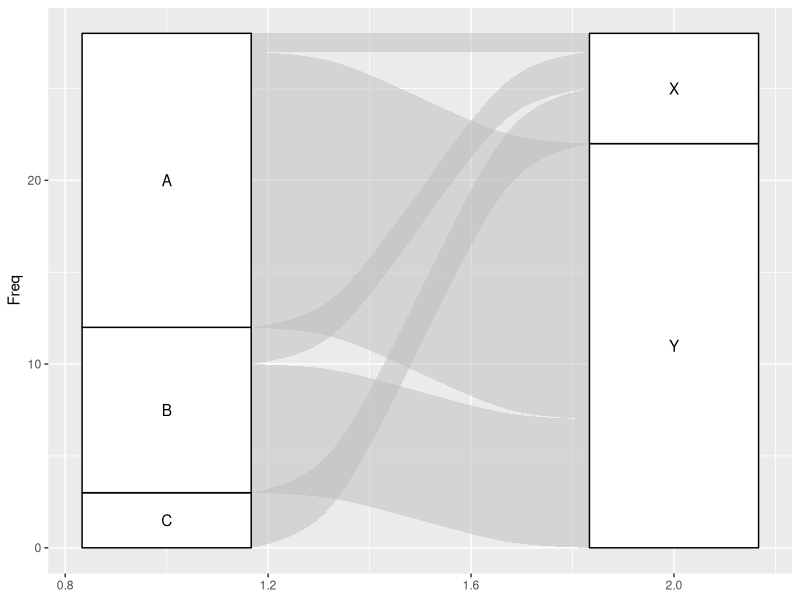
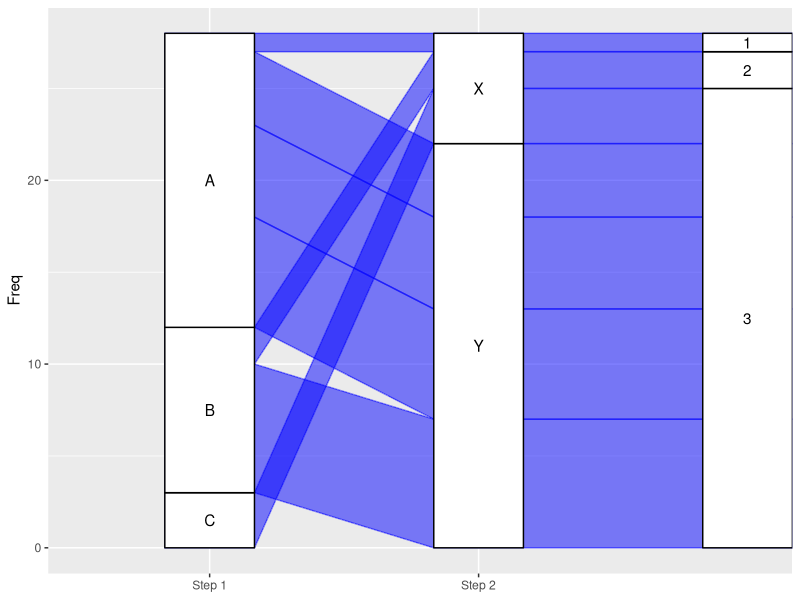
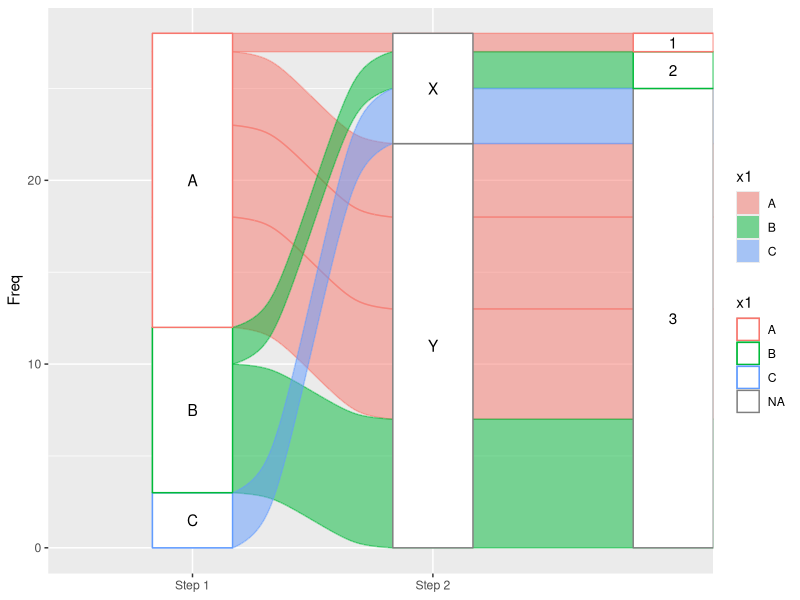

These figures' R source, in order:
## ---- chunk 1
library(tidyverse)
library(ggalluvial)
df <- data.frame(x1 = c("A","B","C","A","A","A","B"),
                 x2 = c("X","X","X","Y","Y","Y","Y"),
                 x3 = c("1","2","3","3","3","3","3"),
                 Freq = c(1,2,3,4,5,6,7))
## ---- chunk 2
ggplot(df, aes(axis1 = x1, axis2 = x2, y = Freq)) +
  geom_alluvium() +
  geom_stratum() +
  geom_text(stat = "stratum", aes(label = paste(after_stat(stratum))))
## ---- chunk 3
ggplot(df, aes(axis1 = x1, axis2 = x2, axis3 = x3, y = Freq)) +
  geom_alluvium(color = "blue", fill = "blue",curve_type = "linear") +
  geom_stratum() +
  geom_text(stat = "stratum", aes(label = paste(after_stat(stratum)))) +
  scale_x_discrete(limits = c("Step 1", "Step 2")) 
## ---- chunk 4
ggplot(df, aes(axis1 = x1, axis2 = x2, axis3 = x3, y = Freq)) +
  geom_alluvium(aes(color = x1, fill = x1)) +
  geom_stratum(aes(color = x1)) +
  geom_text(stat = "stratum", aes(label = paste(after_stat(stratum)))) +
  scale_x_discrete(limits = c("Step 1", "Step 2")) 
